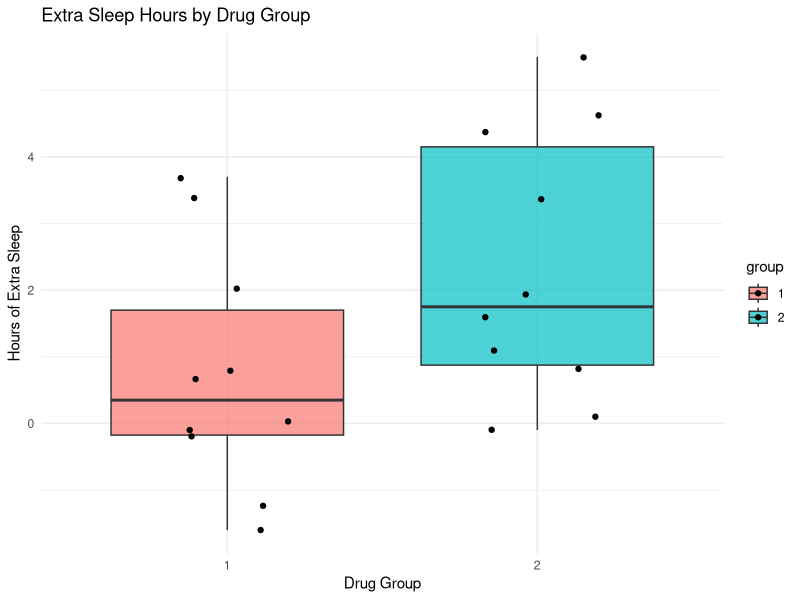
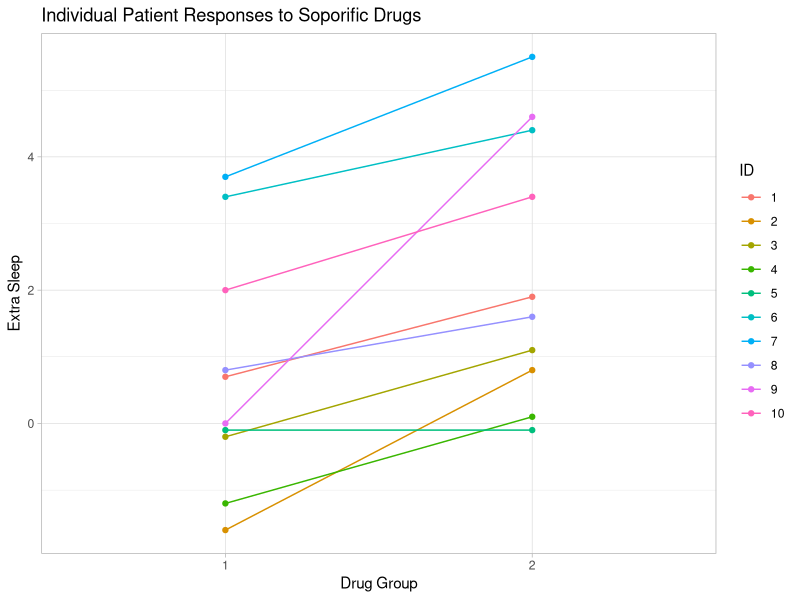
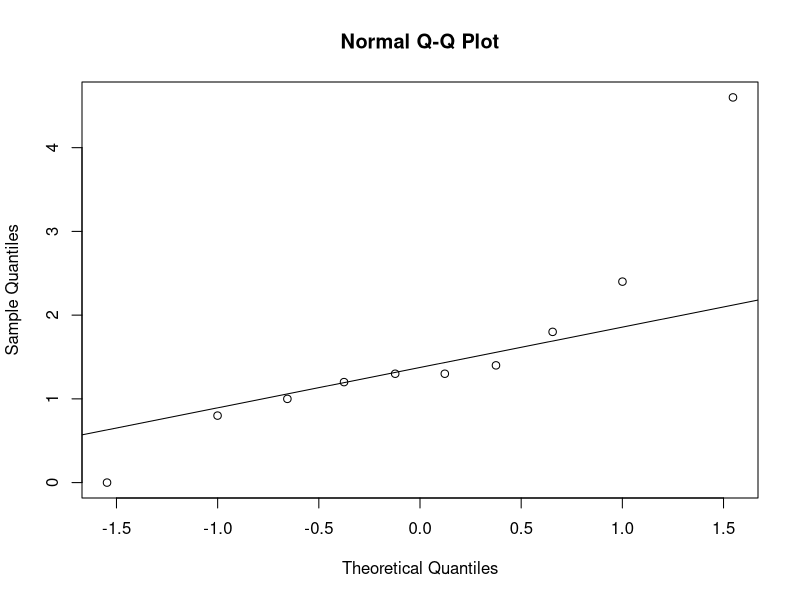

R code for these plots, in order:
## ---- chunk 1
knitr::opts_chunk$set(echo = TRUE)
## ---- chunk 2
# 1. Data Collection & Understanding
data(sleep)
str(sleep)
summary(sleep)
## ---- chunk 3
# 2. Data Cleaning & Preparation
sleep$group <- as.factor(sleep$group)
sleep$ID <- as.factor(sleep$ID)
## ---- chunk 4
# 3. Exploratory Data Analysis (EDA)
library(ggplot2)
## ---- chunk 5
# Boxplot comparing extra sleep by drug group
ggplot(sleep, aes(x = group, y = extra, fill = group)) +
  geom_boxplot(alpha = 0.7) +
  geom_jitter(width = 0.2) +
  labs(title = "Extra Sleep Hours by Drug Group",
       x = "Drug Group", y = "Hours of Extra Sleep") +
  theme_minimal()
## ---- chunk 6
# Line plot to show individual patient response
ggplot(sleep, aes(x = group, y = extra, group = ID, color = ID)) +
  geom_line() +
  geom_point() +
  labs(title = "Individual Patient Responses to Soporific Drugs",
       x = "Drug Group", y = "Extra Sleep") +
  theme_light()
## ---- chunk 7
 # 4. Data Modeling (Paired T-test)
# Perform paired t-test

group1 <- sleep$extra[sleep$group == 1]
group2 <- sleep$extra[sleep$group == 2]

# Perform the Paired T-test using the vectors
t_test_result <- t.test(group1, group2, paired = TRUE)

# Print results
print(t_test_result)
## ---- chunk 8
# 5. Model Validation (Checking Normality of Differences)
diffs <- sleep$extra[sleep$group == 2] - sleep$extra[sleep$group == 1]
shapiro.test(diffs) # Shapiro-Wilk test for normality
qqnorm(diffs); qqline(diffs)
